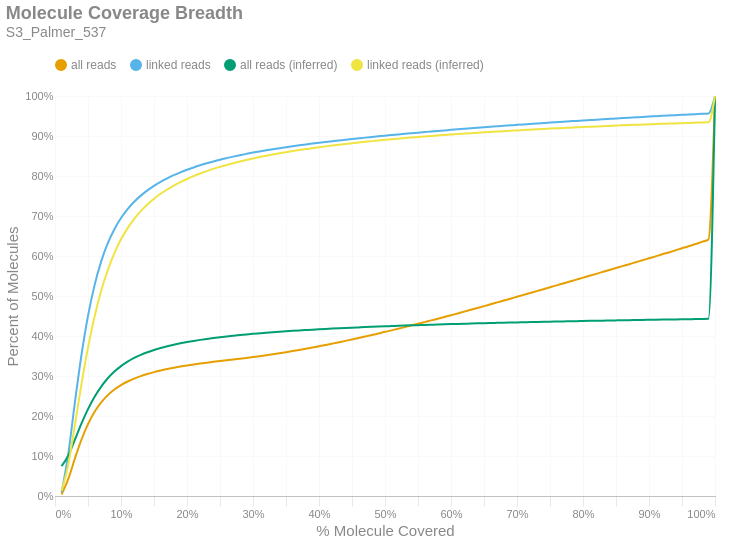

This figure's notebook cell:
### Markdown cell above
### Molecule Read Coverage
This chart shows molecule coverage breadth as computed by the number of bases aligned to that molecule. In other words, "*how much of each unique long molecule is actually sequenced/aligned?*" Keep in mind there is a distinction between sequences and alignments, since some sequences belonging to a particular molecule may not align well and wouldn't appear in the alignment data. This chart also shows molecule coverage breadth as computed by the *inferred fragment* from which the aligned sequences originate. Unlike read coverage, this calculation takes into account the total insert size, including unsequenced gaps between the forward and reverse reads. Like the previous figures, these are cumulative percents.

### Code cell
if SKIPLR:
    print_html(f"Skipped")
else:
    binned_df = consolidated_hist(valids['coverage_bp'], mask, 0.01, True)
    binned_df_inf = consolidated_hist(valids['coverage_inserts'], mask, 0.01, True)
    binned_df = binned_df.with_columns(pl.lit(binned_df_inf['all reads (cumsum)']).alias('all reads (inferred)'))
    binned_df = binned_df.with_columns(pl.lit(binned_df_inf['linked reads (cumsum)']).alias('linked reads (inferred)'))
    binned_df = binned_df.with_columns(
        (pl.col('bin').cast(pl.Float64) + 0.01).alias('right_edge')
    )

    with SafeRender(binned_df):
        (
            density_plot(binned_df, 'Molecule Coverage Breadth', samplename, 'molcov', ['all reads (inferred)','linked reads (inferred)'])
            .encode(
                #x=alt.X('bin:Q', title="% Molecule Covered").axis(format = '%').scale(padding=0),
                x=alt.X('right_edge:Q', title="% Molecule Covered").axis(format='%').scale(padding=0),
                y=alt.Y('value:Q', title='Percent of Molecules')
                    .axis(format='%')
                    .stack(False)
                    .scale(domainMin=0, padding=0),
                color=alt.Color("key:N").scale(domain = ["all reads", "linked reads", "all reads (inferred)", "linked reads (inferred)"]),
                tooltip = [
                    alt.Tooltip("key:N", title = "Data Type"),
                    alt.Tooltip("range_label:N", title="% Molecule Covered"),
                    alt.Tooltip("value:Q", format = ".2%", title="% Molecules")
                ]
            )
        ).display()

### Figure 1 — Vega-Lite specification as saved in the notebook (floating-point values rounded to 4 significant figures)
{"width": "container", "height": 400, "config": {"title": {"anchor": "start", "dy": -15, "fontSize": 18, "color": "#888888", "subtitleColor": "#888888", "subtitleFontSize": 14}, "arc": {"fill": "#0072B2"}, "axis": {"domainColor": "#888888", "domainWidth": 0.5, "gridWidth": 0.2, "grid": false, "titleFontWeight": 400, "titleFontSize": 15, "labelFontSize": 11, "labelColor": "#888888", "tickColor": "#888888", "tickWidth": 0.2, "titleColor": "#888888"}, "axisBand": {"grid": false}, "axisX": {"grid": true, "tickSize": 10, "domainCap": "round"}, "axisY": {"domain": false, "grid": true, "tickSize": 0, "domainCap": "round"}, "background": "transparent", "header": {"labelFontSize": 15, "labelColor": "#888888", "titleFontSize": 15, "titleFontWeight": 600, "titleColor": "#888888"}, "legend": {"labelFont": "sans-serif", "labelFontSize": 12, "labelColor": "#888888", "symbolSize": 100, "symbolType": "circle", "titleFontSize": 12, "titlePadding": 10, "titleColor": "#888888", "title": null, "orient": "top"}, "range": {"category": ["#E69F00", "#56B4E9", "#009E73", "#F0E442", "#0072B2", "#D55E00", "#CC79A7", "#000000"], "diverging": ["#cfe8f3", "#a2d4ec", "#73bfe2", "#46abdb", "#1696d2", "#12719e"]}, "area": {"fill": "#0072B2", "fillOpacity": 0.7, "line": true, "strokeOpacity": 0.7}, "line": {"color": "#0072B2", "stroke": "#0072B2", "strokeWidth": 2}, "trail": {"color": "#0072B2", "stroke": "#0072B2", "strokeWidth": 0, "size": 1}, "point": {"filled": true, "fillOpacity": 1.0, "size": 95}, "text": {"color": "#888888", "fontSize": 11, "align": "right", "fontWeight": 400, "size": 11}, "bar": {"fill": "#0072B2", "stroke": null}, "view": {"stroke": null, "continuousWidth": 660, "continuousHeight": 400}}, "data": {"name": "data-1bea27eb86ce548b3c1c210d88af939a"}, "mark": {"type": "line", "interpolate": "monotone", "point": {"opacity": 0, "size": 275}}, "encoding": {"color": {"field": "key", "scale": {"domain": ["all reads", "linked reads", "all reads (inferred)", "linked reads (inferred)"]}, "type": "nominal"}, "tooltip": [{"field": "key", "title": "Data Type", "type": "nominal"}, {"field": "range_label", "title": "% Molecule Covered", "type": "nominal"}, {"field": "value", "format": ".2%", "title": "% Molecules", "type": "quantitative"}], "x": {"axis": {"format": "%"}, "field": "right_edge", "scale": {"padding": 0}, "title": "% Molecule Covered", "type": "quantitative"}, "y": {"axis": {"format": "%"}, "field": "value", "scale": {"domainMin": 0, "padding": 0}, "stack": false, "title": "Percent of Molecules", "type": "quantitative"}}, "params": [{"name": "param_c36ac31b6afebe62", "select": {"type": "point", "fields": ["key"]}, "bind": "legend"}], "title": {"text": "Molecule Coverage Breadth", "subtitle": "S3_Palmer_537"}, "transform": [{"fold": ["all reads (cumsum)", "linked reads (cumsum)", "all reads (inferred)", "linked reads (inferred)"]}, {"calculate": "replace(datum.key, ' (cumsum)', '')", "as": "key"}, {"filter": {"param": "param_c36ac31b6afebe62"}}], "usermeta": {"embedOptions": {"downloadFileName": "S3_Palmer_537.molcov"}}, "$schema": "https://vega.github.io/schema/vega-lite/v6.1.0.json", "datasets": {"data-1bea27eb86ce548b3c1c210d88af939a": [{"bin": "0.0", "interval": "0.0-0.01", "all reads": 0.003807, "linked reads": 0.008827, "all reads (cumsum)": 0.003807, "linked reads (cumsum)": 0.008827, "range_label": "0.0-0.01", "all reads (inferred)": 0.07467, "linked reads (inferred)": 0.01315, "right_edge": 0.01}, {"bin": "0.01", "interval": "0.01-0.02", "all reads": 0.03818, "linked reads": 0.09501, "all reads (cumsum)": 0.04199, "linked reads (cumsum)": 0.1038, "range_label": "0.01-0.02", "all reads (inferred)": 0.1007, "linked reads (inferred)": 0.07758, "right_edge": 0.02}, {"bin": "0.02", "interval": "0.02-0.03", "all reads": 0.05113, "linked reads": 0.1283, "all reads (cumsum)": 0.09312, "linked reads (cumsum)": 0.2321, "range_label": "0.02-0.03", "all reads (inferred)": 0.14, "linked reads (inferred)": 0.1763, "right_edge": 0.03}, {"bin": "0.03", "interval": "0.03-0.04", "all reads": 0.04749, "linked reads": 0.1194, "all reads (cumsum)": 0.1406, "linked reads (cumsum)": 0.3516, "range_label": "0.03-0.04", "all reads (inferred)": 0.1807, "linked reads (inferred)": 0.2786, "right_edge": 0.04}, {"bin": "0.04", "interval": "0.04-0.05", "all reads": 0.03924, "linked reads": 0.09875, "all reads (cumsum)": 0.1799, "linked reads (cumsum)": 0.4503, "range_label": "0.04-0.05", "all reads (inferred)": 0.2173, "linked reads (inferred)": 0.3709, "right_edge": 0.05}, {"bin": "0.05", "interval": "0.05-0.06", "all reads": 0.0306, "linked reads": 0.07692, "all reads (cumsum)": 0.2105, "linked reads (cumsum)": 0.5272, "range_label": "0.05-0.06", "all reads (inferred)": 0.2483, "linked reads (inferred)": 0.4489, "right_edge": 0.06}, {"bin": "0.06", "interval": "0.06-0.07", "all reads": 0.02359, "linked reads": 0.05928, "all reads (cumsum)": 0.234, "linked reads (cumsum)": 0.5865, "range_label": "0.06-0.07", "all reads (inferred)": 0.2736, "linked reads (inferred)": 0.5129, "right_edge": 0.07}, {"bin": "0.07", "interval": "0.07-0.08", "all reads": 0.0181, "linked reads": 0.04543, "all reads (cumsum)": 0.2521, "linked reads (cumsum)": 0.6319, "range_label": "0.07-0.08", "all reads (inferred)": 0.2943, "linked reads (inferred)": 0.5651, "right_edge": 0.08}, {"bin": "0.08", "interval": "0.08-0.09", "all reads": 0.01403, "linked reads": 0.03514, "all reads (cumsum)": 0.2662, "linked reads (cumsum)": 0.6671, "range_label": "0.08-0.09", "all reads (inferred)": 0.3111, "linked reads (inferred)": 0.6073, "right_edge": 0.09}, {"bin": "0.09", "interval": "0.09-0.1", "all reads": 0.0111, "linked reads": 0.02776, "all reads (cumsum)": 0.2773, "linked reads (cumsum)": 0.6948, "range_label": "0.09-0.1", "all reads (inferred)": 0.3247, "linked reads (inferred)": 0.6417, "right_edge": 0.1}, {"bin": "0.1", "interval": "0.1-0.11", "all reads": 0.008975, "linked reads": 0.02238, "all reads (cumsum)": 0.2862, "linked reads (cumsum)": 0.7172, "range_label": "0.1-0.11", "all reads (inferred)": 0.3359, "linked reads (inferred)": 0.6697, "right_edge": 0.11}, {"bin": "0.11", "interval": "0.11-0.12", "all reads": 0.007364, "linked reads": 0.01833, "all reads (cumsum)": 0.2936, "linked reads (cumsum)": 0.7356, "range_label": "0.11-0.12", "all reads (inferred)": 0.3451, "linked reads (inferred)": 0.6929, "right_edge": 0.12}, {"bin": "0.12", "interval": "0.12-0.13", "all reads": 0.006187, "linked reads": 0.01538, "all reads (cumsum)": 0.2998, "linked reads (cumsum)": 0.7509, "range_label": "0.12-0.13", "all reads (inferred)": 0.3529, "linked reads (inferred)": 0.7124, "right_edge": 0.13}, {"bin": "0.13", "interval": "0.13-0.14", "all reads": 0.005257, "linked reads": 0.01305, "all reads (cumsum)": 0.3051, "linked reads (cumsum)": 0.764, "range_label": "0.13-0.14", "all reads (inferred)": 0.3594, "linked reads (inferred)": 0.7289, "right_edge": 0.14}, {"bin": "0.14", "interval": "0.14-0.15", "all reads": 0.004583, "linked reads": 0.01132, "all reads (cumsum)": 0.3096, "linked reads (cumsum)": 0.7753, "range_label": "0.14-0.15", "all reads (inferred)": 0.3651, "linked reads (inferred)": 0.7431, "right_edge": 0.15}, {"bin": "0.15", "interval": "0.15-0.16", "all reads": 0.00406, "linked reads": 0.009967, "all reads (cumsum)": 0.3137, "linked reads (cumsum)": 0.7853, "range_label": "0.15-0.16", "all reads (inferred)": 0.3701, "linked reads (inferred)": 0.7555, "right_edge": 0.16}, {"bin": "0.16", "interval": "0.16-0.17", "all reads": 0.00359, "linked reads": 0.008783, "all reads (cumsum)": 0.3173, "linked reads (cumsum)": 0.7941, "range_label": "0.16-0.17", "all reads (inferred)": 0.3744, "linked reads (inferred)": 0.7663, "right_edge": 0.17}, {"bin": "0.17", "interval": "0.17-0.18", "all reads": 0.00328, "linked reads": 0.007936, "all reads (cumsum)": 0.3206, "linked reads (cumsum)": 0.802, "range_label": "0.17-0.18", "all reads (inferred)": 0.3782, "linked reads (inferred)": 0.7759, "right_edge": 0.18}, {"bin": "0.18", "interval": "0.18-0.19", "all reads": 0.002973, "linked reads": 0.007124, "all reads (cumsum)": 0.3235, "linked reads (cumsum)": 0.8091, "range_label": "0.18-0.19", "all reads (inferred)": 0.3817, "linked reads (inferred)": 0.7846, "right_edge": 0.19}, {"bin": "0.19", "interval": "0.19-0.2", "all reads": 0.002732, "linked reads": 0.006459, "all reads (cumsum)": 0.3263, "linked reads (cumsum)": 0.8156, "range_label": "0.19-0.2", "all reads (inferred)": 0.3848, "linked reads (inferred)": 0.7925, "right_edge": 0.2}, {"bin": "0.2", "interval": "0.2-0.21", "all reads": 0.002481, "linked reads": 0.005787, "all reads (cumsum)": 0.3288, "linked reads (cumsum)": 0.8214, "range_label": "0.2-0.21", "all reads (inferred)": 0.3877, "linked reads (inferred)": 0.7996, "right_edge": 0.21}, {"bin": "0.21", "interval": "0.21-0.22", "all reads": 0.002327, "linked reads": 0.005357, "all reads (cumsum)": 0.3311, "linked reads (cumsum)": 0.8267, "range_label": "0.21-0.22", "all reads (inferred)": 0.3903, "linked reads (inferred)": 0.8062, "right_edge": 0.22}, {"bin": "0.22", "interval": "0.22-0.23", "all reads": 0.002184, "linked reads": 0.004945, "all reads (cumsum)": 0.3333, "linked reads (cumsum)": 0.8317, "range_label": "0.22-0.23", "all reads (inferred)": 0.3927, "linked reads (inferred)": 0.8122, "right_edge": 0.23}, {"bin": "0.23", "interval": "0.23-0.24", "all reads": 0.002108, "linked reads": 0.004702, "all reads (cumsum)": 0.3354, "linked reads (cumsum)": 0.8364, "range_label": "0.23-0.24", "all reads (inferred)": 0.395, "linked reads (inferred)": 0.8178, "right_edge": 0.24}, {"bin": "0.24", "interval": "0.24-0.25", "all reads": 0.00201, "linked reads": 0.004378, "all reads (cumsum)": 0.3374, "linked reads (cumsum)": 0.8407, "range_label": "0.24-0.25", "all reads (inferred)": 0.397, "linked reads (inferred)": 0.8229, "right_edge": 0.25}, {"bin": "0.25", "interval": "0.25-0.26", "all reads": 0.001875, "linked reads": 0.00394, "all reads (cumsum)": 0.3393, "linked reads (cumsum)": 0.8447, "range_label": "0.25-0.26", "all reads (inferred)": 0.3989, "linked reads (inferred)": 0.8277, "right_edge": 0.26}, {"bin": "0.26", "interval": "0.26-0.27", "all reads": 0.001875, "linked reads": 0.003747, "all reads (cumsum)": 0.3411, "linked reads (cumsum)": 0.8484, "range_label": "0.26-0.27", "all reads (inferred)": 0.4007, "linked reads (inferred)": 0.8321, "right_edge": 0.27}, {"bin": "0.27", "interval": "0.27-0.28", "all reads": 0.001929, "linked reads": 0.00352, "all reads (cumsum)": 0.3431, "linked reads (cumsum)": 0.852, "range_label": "0.27-0.28", "all reads (inferred)": 0.4024, "linked reads (inferred)": 0.8363, "right_edge": 0.28}, {"bin": "0.28", "interval": "0.28-0.29", "all reads": 0.002011, "linked reads": 0.003329, "all reads (cumsum)": 0.3451, "linked reads (cumsum)": 0.8553, "range_label": "0.28-0.29", "all reads (inferred)": 0.404, "linked reads (inferred)": 0.8402, "right_edge": 0.29}, {"bin": "0.29", "interval": "0.29-0.3", "all reads": 0.002147, "linked reads": 0.00322, "all reads (cumsum)": 0.3472, "linked reads (cumsum)": 0.8585, "range_label": "0.29-0.3", "all reads (inferred)": 0.4054, "linked reads (inferred)": 0.8439, "right_edge": 0.3}, {"bin": "0.3", "interval": "0.3-0.31", "all reads": 0.002221, "linked reads": 0.00298, "all reads (cumsum)": 0.3494, "linked reads (cumsum)": 0.8615, "range_label": "0.3-0.31", "all reads (inferred)": 0.4068, "linked reads (inferred)": 0.8473, "right_edge": 0.31}, {"bin": "0.31", "interval": "0.31-0.32", "all reads": 0.002352, "linked reads": 0.002866, "all reads (cumsum)": 0.3518, "linked reads (cumsum)": 0.8644, "range_label": "0.31-0.32", "all reads (inferred)": 0.4082, "linked reads (inferred)": 0.8507, "right_edge": 0.32}, {"bin": "0.32", "interval": "0.32-0.33", "all reads": 0.002477, "linked reads": 0.00269, "all reads (cumsum)": 0.3543, "linked reads (cumsum)": 0.867, "range_label": "0.32-0.33", "all reads (inferred)": 0.4094, "linked reads (inferred)": 0.8538, "right_edge": 0.33}, {"bin": "0.33", "interval": "0.33-0.34", "all reads": 0.002564, "linked reads": 0.002544, "all reads (cumsum)": 0.3568, "linked reads (cumsum)": 0.8696, "range_label": "0.33-0.34", "all reads (inferred)": 0.4106, "linked reads (inferred)": 0.8568, "right_edge": 0.34}, {"bin": "0.34", "interval": "0.34-0.35", "all reads": 0.002666, "linked reads": 0.002458, "all reads (cumsum)": 0.3595, "linked reads (cumsum)": 0.872, "range_label": "0.34-0.35", "all reads (inferred)": 0.4118, "linked reads (inferred)": 0.8596, "right_edge": 0.35}, {"bin": "0.35", "interval": "0.35-0.36", "all reads": 0.002796, "linked reads": 0.002359, "all reads (cumsum)": 0.3623, "linked reads (cumsum)": 0.8744, "range_label": "0.35-0.36", "all reads (inferred)": 0.4129, "linked reads (inferred)": 0.8623, "right_edge": 0.36}, {"bin": "0.36", "interval": "0.36-0.37", "all reads": 0.002878, "linked reads": 0.002291, "all reads (cumsum)": 0.3652, "linked reads (cumsum)": 0.8767, "range_label": "0.36-0.37", "all reads (inferred)": 0.4139, "linked reads (inferred)": 0.8648, "right_edge": 0.37}, {"bin": "0.37", "interval": "0.37-0.38", "all reads": 0.002974, "linked reads": 0.00221, "all reads (cumsum)": 0.3681, "linked reads (cumsum)": 0.8789, "range_label": "0.37-0.38", "all reads (inferred)": 0.4149, "linked reads (inferred)": 0.8673, "right_edge": 0.38}, {"bin": "0.38", "interval": "0.38-0.39", "all reads": 0.003022, "linked reads": 0.002126, "all reads (cumsum)": 0.3712, "linked reads (cumsum)": 0.881, "range_label": "0.38-0.39", "all reads (inferred)": 0.4158, "linked reads (inferred)": 0.8696, "right_edge": 0.39}, {"bin": "0.39", "interval": "0.39-0.4", "all reads": 0.003191, "linked reads": 0.002085, "all reads (cumsum)": 0.3744, "linked reads (cumsum)": 0.8831, "range_label": "0.39-0.4", "all reads (inferred)": 0.4167, "linked reads (inferred)": 0.8719, "right_edge": 0.4}, {"bin": "0.4", "interval": "0.4-0.41", "all reads": 0.003198, "linked reads": 0.001993, "all reads (cumsum)": 0.3776, "linked reads (cumsum)": 0.8851, "range_label": "0.4-0.41", "all reads (inferred)": 0.4176, "linked reads (inferred)": 0.8741, "right_edge": 0.41}, {"bin": "0.41", "interval": "0.41-0.42", "all reads": 0.003347, "linked reads": 0.001916, "all reads (cumsum)": 0.3809, "linked reads (cumsum)": 0.887, "range_label": "0.41-0.42", "all reads (inferred)": 0.4185, "linked reads (inferred)": 0.8761, "right_edge": 0.42}, {"bin": "0.42", "interval": "0.42-0.43", "all reads": 0.003423, "linked reads": 0.001825, "all reads (cumsum)": 0.3843, "linked reads (cumsum)": 0.8888, "range_label": "0.42-0.43", "all reads (inferred)": 0.4193, "linked reads (inferred)": 0.8782, "right_edge": 0.43}, {"bin": "0.43", "interval": "0.43-0.44", "all reads": 0.003454, "linked reads": 0.001846, "all reads (cumsum)": 0.3878, "linked reads (cumsum)": 0.8907, "range_label": "0.43-0.44", "all reads (inferred)": 0.42, "linked reads (inferred)": 0.8801, "right_edge": 0.44}, {"bin": "0.44", "interval": "0.44-0.45", "all reads": 0.003625, "linked reads": 0.001802, "all reads (cumsum)": 0.3914, "linked reads (cumsum)": 0.8925, "range_label": "0.44-0.45", "all reads (inferred)": 0.4208, "linked reads (inferred)": 0.8819, "right_edge": 0.45}, {"bin": "0.45", "interval": "0.45-0.46", "all reads": 0.003634, "linked reads": 0.001727, "all reads (cumsum)": 0.395, "linked reads (cumsum)": 0.8942, "range_label": "0.45-0.46", "all reads (inferred)": 0.4215, "linked reads (inferred)": 0.8837, "right_edge": 0.46}, {"bin": "0.46", "interval": "0.46-0.47", "all reads": 0.003704, "linked reads": 0.001703, "all reads (cumsum)": 0.3987, "linked reads (cumsum)": 0.8959, "range_label": "0.46-0.47", "all reads (inferred)": 0.4223, "linked reads (inferred)": 0.8855, "right_edge": 0.47}, {"bin": "0.47", "interval": "0.47-0.48", "all reads": 0.003775, "linked reads": 0.001616, "all reads (cumsum)": 0.4025, "linked reads (cumsum)": 0.8975, "range_label": "0.47-0.48", "all reads (inferred)": 0.4229, "linked reads (inferred)": 0.8872, "right_edge": 0.48}, {"bin": "0.48", "interval": "0.48-0.49", "all reads": 0.003716, "linked reads": 0.001618, "all reads (cumsum)": 0.4062, "linked reads (cumsum)": 0.8992, "range_label": "0.48-0.49", "all reads (inferred)": 0.4236, "linked reads (inferred)": 0.8888, "right_edge": 0.49}, {"bin": "0.49", "interval": "0.49-0.5", "all reads": 0.004157, "linked reads": 0.001641, "all reads (cumsum)": 0.4104, "linked reads (cumsum)": 0.9008, "range_label": "0.49-0.5", "all reads (inferred)": 0.4242, "linked reads (inferred)": 0.8904, "right_edge": 0.5}, {"bin": "0.5", "interval": "0.5-0.51", "all reads": 0.003642, "linked reads": 0.001513, "all reads (cumsum)": 0.414, "linked reads (cumsum)": 0.9023, "range_label": "0.5-0.51", "all reads (inferred)": 0.4248, "linked reads (inferred)": 0.8919, "right_edge": 0.51}, {"bin": "0.51", "interval": "0.51-0.52", "all reads": 0.004173, "linked reads": 0.001612, "all reads (cumsum)": 0.4182, "linked reads (cumsum)": 0.9039, "range_label": "0.51-0.52", "all reads (inferred)": 0.4255, "linked reads (inferred)": 0.8934, "right_edge": 0.52}, {"bin": "0.52", "interval": "0.52-0.53", "all reads": 0.004036, "linked reads": 0.001524, "all reads (cumsum)": 0.4222, "linked reads (cumsum)": 0.9054, "range_label": "0.52-0.53", "all reads (inferred)": 0.4261, "linked reads (inferred)": 0.8948, "right_edge": 0.53}, {"bin": "0.53", "interval": "0.53-0.54", "all reads": 0.004134, "linked reads": 0.001471, "all reads (cumsum)": 0.4264, "linked reads (cumsum)": 0.9069, "range_label": "0.53-0.54", "all reads (inferred)": 0.4266, "linked reads (inferred)": 0.8962, "right_edge": 0.54}, {"bin": "0.54", "interval": "0.54-0.55", "all reads": 0.004109, "linked reads": 0.001455, "all reads (cumsum)": 0.4305, "linked reads (cumsum)": 0.9084, "range_label": "0.54-0.55", "all reads (inferred)": 0.4272, "linked reads (inferred)": 0.8975, "right_edge": 0.55}, {"bin": "0.55", "interval": "0.55-0.56", "all reads": 0.004237, "linked reads": 0.001435, "all reads (cumsum)": 0.4347, "linked reads (cumsum)": 0.9098, "range_label": "0.55-0.56", "all reads (inferred)": 0.4277, "linked reads (inferred)": 0.8989, "right_edge": 0.56}, {"bin": "0.56", "interval": "0.56-0.57", "all reads": 0.004268, "linked reads": 0.001434, "all reads (cumsum)": 0.439, "linked reads (cumsum)": 0.9112, "range_label": "0.56-0.57", "all reads (inferred)": 0.4283, "linked reads (inferred)": 0.9002, "right_edge": 0.57}, {"bin": "0.57", "interval": "0.57-0.58", "all reads": 0.004231, "linked reads": 0.001379, "all reads (cumsum)": 0.4432, "linked reads (cumsum)": 0.9126, "range_label": "0.57-0.58", "all reads (inferred)": 0.4288, "linked reads (inferred)": 0.9014, "right_edge": 0.58}, {"bin": "0.58", "interval": "0.58-0.59", "all reads": 0.004327, "linked reads": 0.001347, "all reads (cumsum)": 0.4475, "linked reads (cumsum)": 0.914, "range_label": "0.58-0.59", "all reads (inferred)": 0.4293, "linked reads (inferred)": 0.9027, "right_edge": 0.59}, {"bin": "0.59", "interval": "0.59-0.6", "all reads": 0.004505, "linked reads": 0.001396, "all reads (cumsum)": 0.4521, "linked reads (cumsum)": 0.9154, "range_label": "0.59-0.6", "all reads (inferred)": 0.4298, "linked reads (inferred)": 0.9038, "right_edge": 0.6}, {"bin": "0.6", "interval": "0.6-0.61", "all reads": 0.004347, "linked reads": 0.001287, "all reads (cumsum)": 0.4564, "linked reads (cumsum)": 0.9167, "range_label": "0.6-0.61", "all reads (inferred)": 0.4302, "linked reads (inferred)": 0.9049, "right_edge": 0.61}, {"bin": "0.61", "interval": "0.61-0.62", "all reads": 0.00455, "linked reads": 0.001326, "all reads (cumsum)": 0.461, "linked reads (cumsum)": 0.918, "range_label": "0.61-0.62", "all reads (inferred)": 0.4307, "linked reads (inferred)": 0.906, "right_edge": 0.62}, {"bin": "0.62", "interval": "0.62-0.63", "all reads": 0.004532, "linked reads": 0.001251, "all reads (cumsum)": 0.4655, "linked reads (cumsum)": 0.9192, "range_label": "0.62-0.63", "all reads (inferred)": 0.4311, "linked reads (inferred)": 0.9071, "right_edge": 0.63}, {"bin": "0.63", "interval": "0.63-0.64", "all reads": 0.004557, "linked reads": 0.001271, "all reads (cumsum)": 0.47, "linked reads (cumsum)": 0.9205, "range_label": "0.63-0.64", "all reads (inferred)": 0.4316, "linked reads (inferred)": 0.9082, "right_edge": 0.64}, {"bin": "0.64", "interval": "0.64-0.65", "all reads": 0.004571, "linked reads": 0.001241, "all reads (cumsum)": 0.4746, "linked reads (cumsum)": 0.9217, "range_label": "0.64-0.65", "all reads (inferred)": 0.432, "linked reads (inferred)": 0.9092, "right_edge": 0.65}, {"bin": "0.65", "interval": "0.65-0.66", "all reads": 0.004785, "linked reads": 0.00128, "all reads (cumsum)": 0.4794, "linked reads (cumsum)": 0.923, "range_label": "0.65-0.66", "all reads (inferred)": 0.4324, "linked reads (inferred)": 0.9102, "right_edge": 0.66}, {"bin": "0.66", "interval": "0.66-0.67", "all reads": 0.0046, "linked reads": 0.001235, "all reads (cumsum)": 0.484, "linked reads (cumsum)": 0.9243, "range_label": "0.66-0.67", "all reads (inferred)": 0.4328, "linked reads (inferred)": 0.9112, "right_edge": 0.67}, {"bin": "0.67", "interval": "0.67-0.68", "all reads": 0.004711, "linked reads": 0.001219, "all reads (cumsum)": 0.4887, "linked reads (cumsum)": 0.9255, "range_label": "0.67-0.68", "all reads (inferred)": 0.4332, "linked reads (inferred)": 0.9122, "right_edge": 0.68}, {"bin": "0.68", "interval": "0.68-0.69", "all reads": 0.004607, "linked reads": 0.001179, "all reads (cumsum)": 0.4933, "linked reads (cumsum)": 0.9267, "range_label": "0.68-0.69", "all reads (inferred)": 0.4336, "linked reads (inferred)": 0.9131, "right_edge": 0.69}, {"bin": "0.69", "interval": "0.69-0.7", "all reads": 0.0048, "linked reads": 0.001189, "all reads (cumsum)": 0.4981, "linked reads (cumsum)": 0.9278, "range_label": "0.69-0.7", "all reads (inferred)": 0.434, "linked reads (inferred)": 0.914, "right_edge": 0.7}, {"bin": "0.7", "interval": "0.7-0.71", "all reads": 0.004674, "linked reads": 0.001162, "all reads (cumsum)": 0.5028, "linked reads (cumsum)": 0.929, "range_label": "0.7-0.71", "all reads (inferred)": 0.4344, "linked reads (inferred)": 0.9149, "right_edge": 0.71}, {"bin": "0.71", "interval": "0.71-0.72", "all reads": 0.004673, "linked reads": 0.001145, "all reads (cumsum)": 0.5075, "linked reads (cumsum)": 0.9302, "range_label": "0.71-0.72", "all reads (inferred)": 0.4348, "linked reads (inferred)": 0.9159, "right_edge": 0.72}, {"bin": "0.72", "interval": "0.72-0.73", "all reads": 0.004827, "linked reads": 0.001168, "all reads (cumsum)": 0.5123, "linked reads (cumsum)": 0.9313, "range_label": "0.72-0.73", "all reads (inferred)": 0.4351, "linked reads (inferred)": 0.9167, "right_edge": 0.73}, {"bin": "0.73", "interval": "0.73-0.74", "all reads": 0.004712, "linked reads": 0.001102, "all reads (cumsum)": 0.517, "linked reads (cumsum)": 0.9324, "range_label": "0.73-0.74", "all reads (inferred)": 0.4355, "linked reads (inferred)": 0.9176, "right_edge": 0.74}, {"bin": "0.74", "interval": "0.74-0.75", "all reads": 0.004946, "linked reads": 0.001102, "all reads (cumsum)": 0.5219, "linked reads (cumsum)": 0.9335, "range_label": "0.74-0.75", "all reads (inferred)": 0.4359, "linked reads (inferred)": 0.9185, "right_edge": 0.75}, {"bin": "0.75", "interval": "0.75-0.76", "all reads": 0.004648, "linked reads": 0.001062, "all reads (cumsum)": 0.5266, "linked reads (cumsum)": 0.9346, "range_label": "0.75-0.76", "all reads (inferred)": 0.4362, "linked reads (inferred)": 0.9193, "right_edge": 0.76}, {"bin": "0.76", "interval": "0.76-0.77", "all reads": 0.004765, "linked reads": 0.001058, "all reads (cumsum)": 0.5314, "linked reads (cumsum)": 0.9356, "range_label": "0.76-0.77", "all reads (inferred)": 0.4365, "linked reads (inferred)": 0.9201, "right_edge": 0.77}, {"bin": "0.77", "interval": "0.77-0.78", "all reads": 0.00477, "linked reads": 0.001078, "all reads (cumsum)": 0.5361, "linked reads (cumsum)": 0.9367, "range_label": "0.77-0.78", "all reads (inferred)": 0.4369, "linked reads (inferred)": 0.9209, "right_edge": 0.78}, {"bin": "0.78", "interval": "0.78-0.79", "all reads": 0.004792, "linked reads": 0.001053, "all reads (cumsum)": 0.5409, "linked reads (cumsum)": 0.9378, "range_label": "0.78-0.79", "all reads (inferred)": 0.4372, "linked reads (inferred)": 0.9216, "right_edge": 0.79}, {"bin": "0.79", "interval": "0.79-0.8", "all reads": 0.005042, "linked reads": 0.001094, "all reads (cumsum)": 0.546, "linked reads (cumsum)": 0.9389, "range_label": "0.79-0.8", "all reads (inferred)": 0.4375, "linked reads (inferred)": 0.9224, "right_edge": 0.8}, {"bin": "0.8", "interval": "0.8-0.81", "all reads": 0.004656, "linked reads": 0.001003, "all reads (cumsum)": 0.5506, "linked reads (cumsum)": 0.9399, "range_label": "0.8-0.81", "all reads (inferred)": 0.4378, "linked reads (inferred)": 0.9231, "right_edge": 0.81}, {"bin": "0.81", "interval": "0.81-0.82", "all reads": 0.004739, "linked reads": 0.001004, "all reads (cumsum)": 0.5554, "linked reads (cumsum)": 0.9409, "range_label": "0.81-0.82", "all reads (inferred)": 0.4381, "linked reads (inferred)": 0.9239, "right_edge": 0.82}, {"bin": "0.82", "interval": "0.82-0.83", "all reads": 0.004876, "linked reads": 0.0009926, "all reads (cumsum)": 0.5602, "linked reads (cumsum)": 0.9419, "range_label": "0.82-0.83", "all reads (inferred)": 0.4384, "linked reads (inferred)": 0.9246, "right_edge": 0.83}, {"bin": "0.83", "interval": "0.83-0.84", "all reads": 0.004852, "linked reads": 0.001007, "all reads (cumsum)": 0.5651, "linked reads (cumsum)": 0.9429, "range_label": "0.83-0.84", "all reads (inferred)": 0.4387, "linked reads (inferred)": 0.9253, "right_edge": 0.84}, {"bin": "0.84", "interval": "0.84-0.85", "all reads": 0.004801, "linked reads": 0.00101, "all reads (cumsum)": 0.5699, "linked reads (cumsum)": 0.9439, "range_label": "0.84-0.85", "all reads (inferred)": 0.439, "linked reads (inferred)": 0.926, "right_edge": 0.85}, {"bin": "0.85", "interval": "0.85-0.86", "all reads": 0.00486, "linked reads": 0.0009941, "all reads (cumsum)": 0.5747, "linked reads (cumsum)": 0.9449, "range_label": "0.85-0.86", "all reads (inferred)": 0.4393, "linked reads (inferred)": 0.9267, "right_edge": 0.86}, {"bin": "0.86", "interval": "0.86-0.87", "all reads": 0.004807, "linked reads": 0.0009474, "all reads (cumsum)": 0.5796, "linked reads (cumsum)": 0.9458, "range_label": "0.86-0.87", "all reads (inferred)": 0.4396, "linked reads (inferred)": 0.9273, "right_edge": 0.87}, {"bin": "0.87", "interval": "0.87-0.88", "all reads": 0.004887, "linked reads": 0.000929, "all reads (cumsum)": 0.5844, "linked reads (cumsum)": 0.9468, "range_label": "0.87-0.88", "all reads (inferred)": 0.4399, "linked reads (inferred)": 0.928, "right_edge": 0.88}, {"bin": "0.88", "interval": "0.88-0.89", "all reads": 0.004829, "linked reads": 0.0009466, "all reads (cumsum)": 0.5893, "linked reads (cumsum)": 0.9477, "range_label": "0.88-0.89", "all reads (inferred)": 0.4402, "linked reads (inferred)": 0.9286, "right_edge": 0.89}, {"bin": "0.89", "interval": "0.89-0.9", "all reads": 0.004992, "linked reads": 0.0009139, "all reads (cumsum)": 0.5943, "linked reads (cumsum)": 0.9486, "range_label": "0.89-0.9", "all reads (inferred)": 0.4404, "linked reads (inferred)": 0.9292, "right_edge": 0.9}, {"bin": "0.9", "interval": "0.9-0.91", "all reads": 0.004736, "linked reads": 0.000873, "all reads (cumsum)": 0.599, "linked reads (cumsum)": 0.9495, "range_label": "0.9-0.91", "all reads (inferred)": 0.4407, "linked reads (inferred)": 0.9298, "right_edge": 0.91}, {"bin": "0.91", "interval": "0.91-0.92", "all reads": 0.005318, "linked reads": 0.0008951, "all reads (cumsum)": 0.6043, "linked reads (cumsum)": 0.9504, "range_label": "0.91-0.92", "all reads (inferred)": 0.4409, "linked reads (inferred)": 0.9304, "right_edge": 0.92}, {"bin": "0.92", "interval": "0.92-0.93", "all reads": 0.004618, "linked reads": 0.0008808, "all reads (cumsum)": 0.6089, "linked reads (cumsum)": 0.9513, "range_label": "0.92-0.93", "all reads (inferred)": 0.4412, "linked reads (inferred)": 0.931, "right_edge": 0.93}, {"bin": "0.93", "interval": "0.93-0.94", "all reads": 0.005032, "linked reads": 0.000852, "all reads (cumsum)": 0.614, "linked reads (cumsum)": 0.9521, "range_label": "0.93-0.94", "all reads (inferred)": 0.4415, "linked reads (inferred)": 0.9316, "right_edge": 0.94}, {"bin": "0.94", "interval": "0.94-0.95", "all reads": 0.005517, "linked reads": 0.0008583, "all reads (cumsum)": 0.6195, "linked reads (cumsum)": 0.953, "range_label": "0.94-0.95", "all reads (inferred)": 0.4417, "linked reads (inferred)": 0.9321, "right_edge": 0.95}, {"bin": "0.95", "interval": "0.95-0.96", "all reads": 0.004694, "linked reads": 0.0008841, "all reads (cumsum)": 0.6242, "linked reads (cumsum)": 0.9539, "range_label": "0.95-0.96", "all reads (inferred)": 0.442, "linked reads (inferred)": 0.9327, "right_edge": 0.96}, {"bin": "0.96", "interval": "0.96-0.97", "all reads": 0.005451, "linked reads": 0.0008086, "all reads (cumsum)": 0.6296, "linked reads (cumsum)": 0.9547, "range_label": "0.96-0.97", "all reads (inferred)": 0.4423, "linked reads (inferred)": 0.9333, "right_edge": 0.97}, {"bin": "0.97", "interval": "0.97-0.98", "all reads": 0.005785, "linked reads": 0.0007678, "all reads (cumsum)": 0.6354, "linked reads (cumsum)": 0.9554, "range_label": "0.97-0.98", "all reads (inferred)": 0.4426, "linked reads (inferred)": 0.9339, "right_edge": 0.98}, {"bin": "0.98", "interval": "0.98-0.99", "all reads": 0.005509, "linked reads": 0.0008388, "all reads (cumsum)": 0.6409, "linked reads (cumsum)": 0.9563, "range_label": "0.98-0.99", "all reads (inferred)": 0.4429, "linked reads (inferred)": 0.9344, "right_edge": 0.99}, {"bin": "0.99", "interval": "0.99-1.0", "all reads": 0.3591, "linked reads": 0.04373, "all reads (cumsum)": 1.0, "linked reads (cumsum)": 1.0, "range_label": "0.99-1.0", "all reads (inferred)": 1.0, "linked reads (inferred)": 1.0, "right_edge": 1.0}]}}
